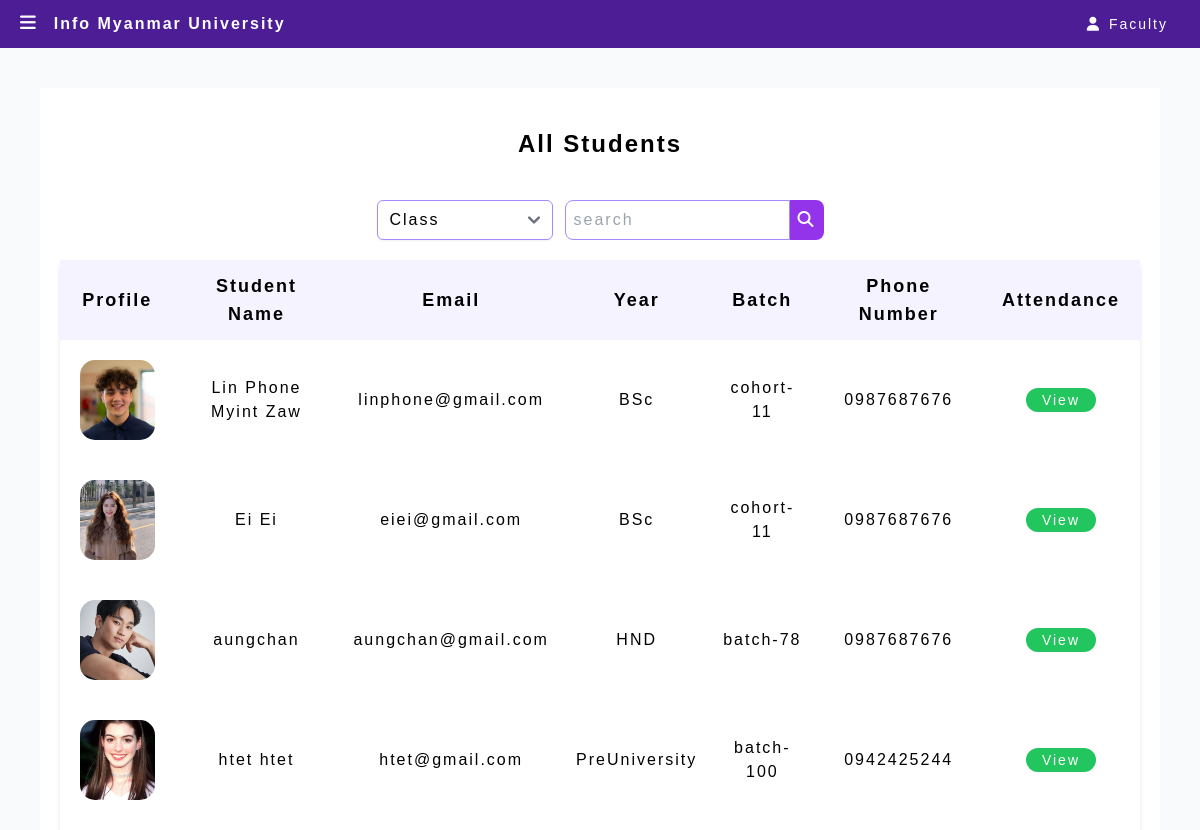
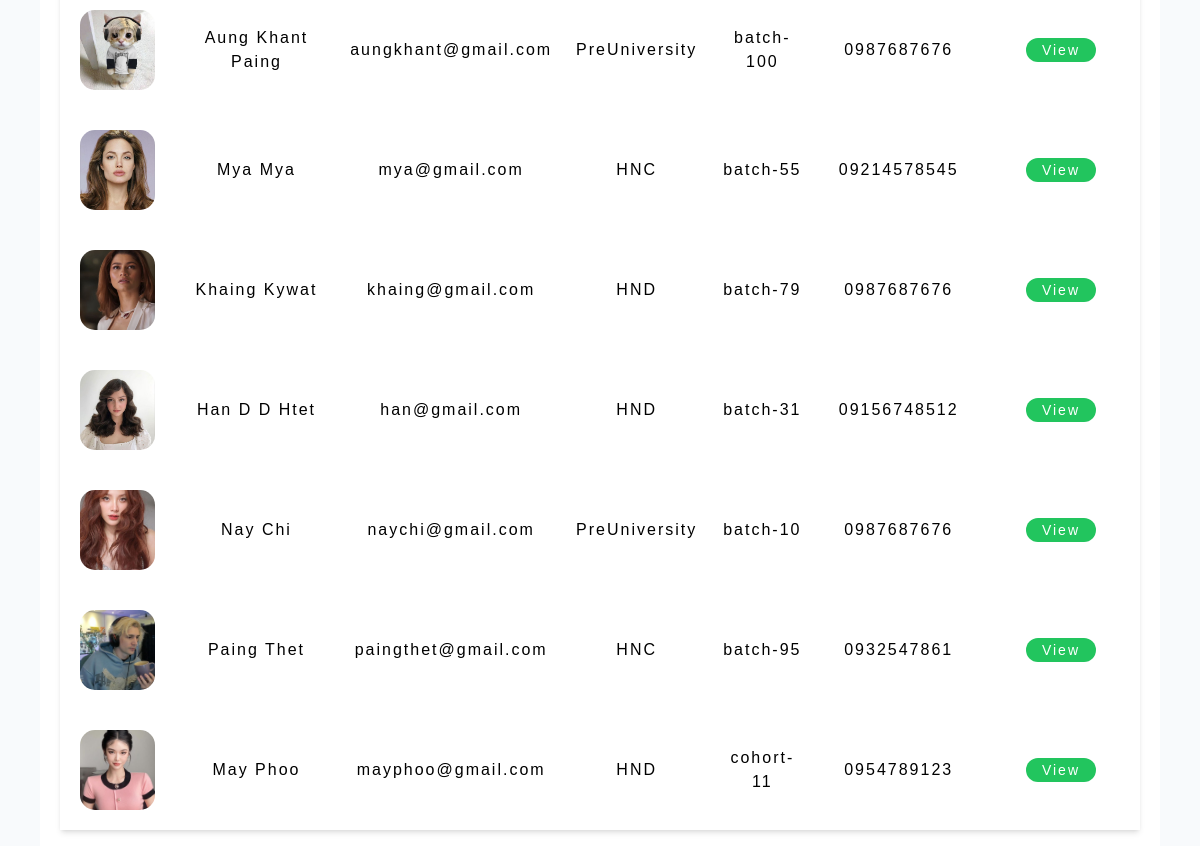
Page /adminstudentInfo (signed in) on the earlier database version (2 pictures, top to bottom).
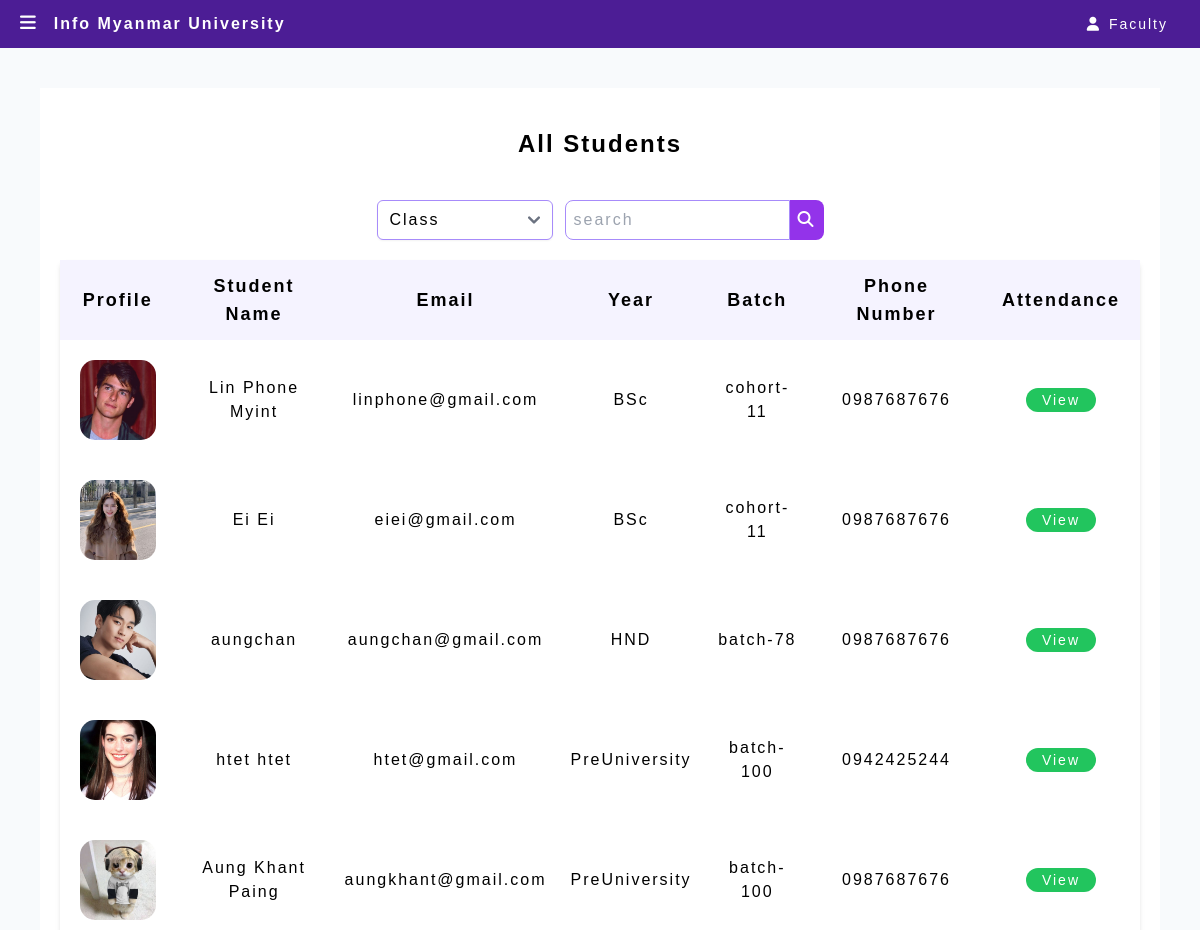
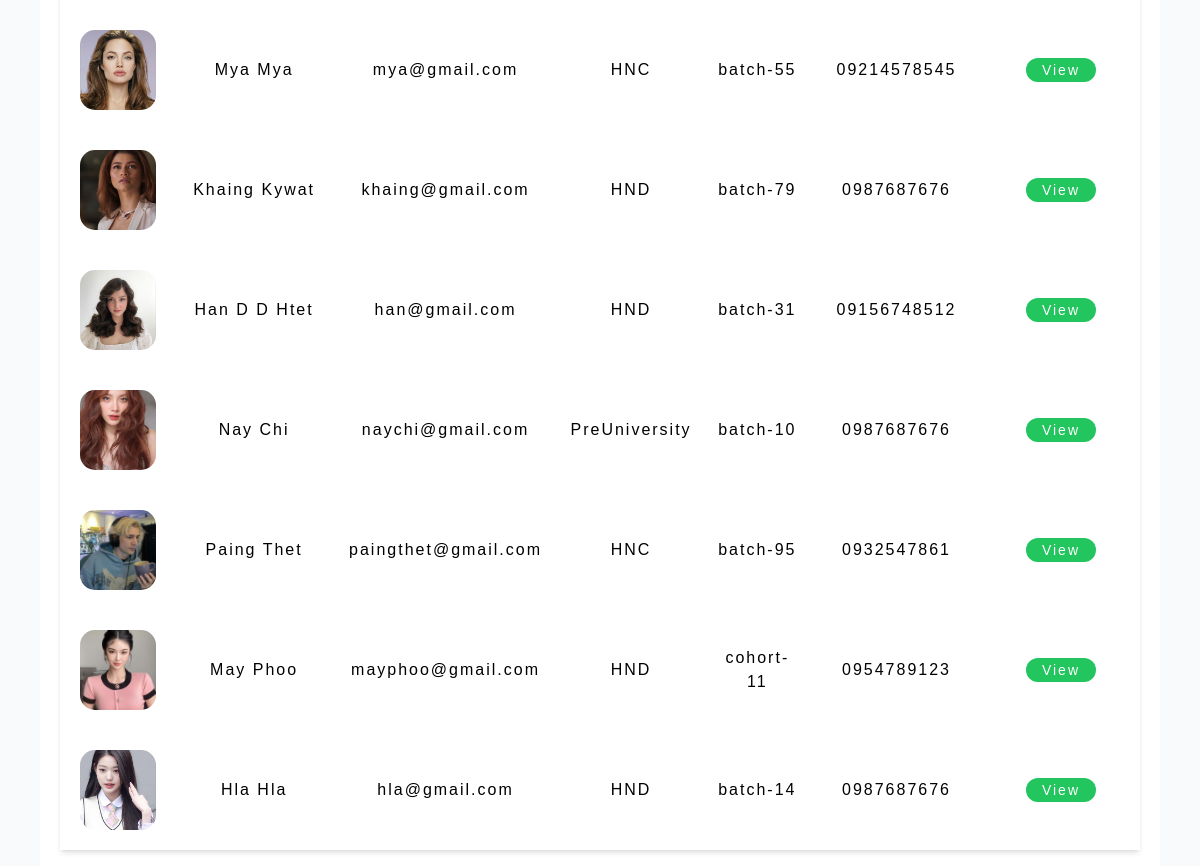
Same page on the later database version (2 pictures, top to bottom).
### Website/models.py (models this page shows)
class Student(db.Model, UserMixin): # user object
    id = db.Column(db.Integer, primary_key=True)
    email = db.Column(db.String(150), unique=True)
    name = db.Column(db.String(150))
    password = db.Column(db.String(150))
    year = db.Column(db.Integer, db.ForeignKey('year.id'))
    batch = db.Column(db.String(150))
    phone = db.Column(db.String(150))
    profile = db.Column(db.String(300))
    attendances = db.relationship('Attendance')

class Year(db.Model):
    id = db.Column(db.Integer, primary_key=True)
    year_name = db.Column(db.String(150))
    students = db.relationship('Student')
    attendances = db.relationship('Attendance')

### app.py (the view)
@app.route('/adminstudentInfo', methods=['GET', 'POST'])
def adminStudentInfo():
    if 'admin_id' not in session:
        return redirect(url_for('adminLogin'))
    else:
        return adminstudentinfo()

### Website/adminfeatues.py (called while the page is built)
def adminstudentinfo():
    students = Student.query.all()
    allyears = Year.query.all()
    years = {year.id: year.year_name for year in allyears}
    student_year = ""
    return render_template("adminstudentInfo.html", students=students, allyears=allyears, years = years, student_year=student_year)

### Website/templates/adminstudentInfo.html (shortened to what this page needs)
{% extends "adminlayout.html" %} {% block title %}Student Information{% endblock%}
{% block content %}
<div class="m-10 p-5 flex flex-col justify-center items-center bg-white overflow-x-auto">
  <h3 class="mt-5 text-2xl font-semibold mb-10 text-center">{% if student_year %} {{ student_year}} Students {% else %} All Students {% endif %}</h3>
  <div class="mb-5 flex md:flex-row items-center">
    <select class="block h-10 px-2 bg-white border border-violet-400 px-3 rounded-md shadow-sm focus:outline-none focus:border-violet-500" name="year" id="year">
      <option value="">Class</option>
    </select>
      <form id="searchForm" class="flex">
        <input type="text" class="border border-violet-400 h-10 px-2 ml-3 mr-0 rounded-l-lg focus:outline-none focus:border-violet-800" id="searchvalue" name="searchvalue" placeholder="search"/>
        <button id="searchButton" class="m-0 h-10 px-2 text-white bg-purple-600 rounded-r-lg hover:scale-110 hover:bg-purple-400"><i class="fas fa-search"></i></button>
      </form>
  </div>
  <table class="text-center shadow-md">
    <thead class="bg-violet-50 text-lg font-semibold">
      <tr>
        <th class="py-3 px-5">Profile</th>
        <th class="py-3 px-5">Student Name</th>
        <th class="py-3 px-5">Email</th>
        <th class="py-3 px-5">Year</th>
        <th class="py-3 px-5">Batch</th>
        <th class="py-3 px-5">Phone Number</th>
        <th class="py-3 px-5">Attendance</th>
      </tr>
    </thead>
    <tbody id="student-table-body">
          {% for student in students: %}
          <tr>
            <td class="p-3">
              <img class=" w-24 h-24 object-cover p-2" style="border-radius:23px" src="{{ url_for('static', filename='images/' + student.profile) }}" alt="user photo">
            </td>
            <td class="p-3 student-name">{{ student.name }}</td>
            <td class="p-3 student-email">{{ student.email }}</td>
            <td class="p-3">{{ years[student.year] }}</td>
            <td class="p-3">{{ student.batch }}</td>
            <td class="p-3">{{ student.phone }}</td>
            <td class="p-3">
              <a href="/eachAttendance/{{student.id}}" class="bg-green-500 text-white text-sm px-4 py-1 rounded-3xl hover:bg-green-400 focus:outline-none focus:bg-green-400" data-item-id="2">
                View</a>
            </td>
          </tr>
          {% endfor %}
    </tbody>
  </table>
</div>
{% endblock %}

### Website/templates/adminlayout.html (shortened to what this page needs)
<!DOCTYPE html>
<html lang="en">
  <head>
    <script src="https://cdn.tailwindcss.com"></script>
    <link href="https://cdnjs.cloudflare.com/ajax/libs/flowbite/2.3.0/flowbite.min.css" rel="stylesheet" />
    <link
      rel="stylesheet"
      type="text/css"
      href="{{ url_for('static', filename='css/index.css') }}"
    />
  </head>
  <body>
    <div id="main" class="bg-slate-50">
      <div class="top-0 w-full sticky">
        <ul class="p-1 bg-violet-900 text-white flex justify-between items-center list-none overflow-hidden">
          <div>
          <li class="mx-2 text-white flex flex-row justify-center items-center">
            <div class="px-2">
              <i class="fa-solid fa-bars text-lg cursor-pointer hover:text-slate-200 transition" onclick="ToggleNav()"></i>
            </div>
            <div class="px-2">
              <h3 class="my-2 text-md font-semibold">Info Myanmar University</h3>
            </div>
          </li>
        </div>
        <div>
          <li class="mx-2">
            <button id="dropdownHoverButton" data-dropdown-toggle="dropdownHover" data-dropdown-trigger="hover" class="text-white hover:text-violet-50 font-medium rounded-lg text-sm px-5 py-2.5 text-center inline-flex items-center dark:bg-violet-600 dark:hover:bg-violet-700 " type="button">
              <i class="fa-solid fa-user text-md mx-2"></i>
              <p class="text-sm">
                  {% if session.get('admin')['admin_rolecode'] == 'S1001' %}
                  System Admin
                  {% else %}
                  Faculty
                  {% endif %}
                </p>
              </button>
          </li>
        </div>
        </ul>
      </div>
        {% block content %} {% endblock %}
      </div>
  </body>
</html>

### Website/static/css/index.css (style rules this page uses)
html { font-family: Tahoma, sans-serif !important; letter-spacing: 2px; }
#main { transition: margin-left .5s; }

Differences in the rows shown:
changed Student "linphone@gmail.com": profile: a different picture; name "Lin Phone Myint Zaw" → "Lin Phone Myint"
added Student: profile (picture), name "Hla Hla", email "hla@gmail.com", year.year_name "HND", batch "batch-14", phone "0987687676"
